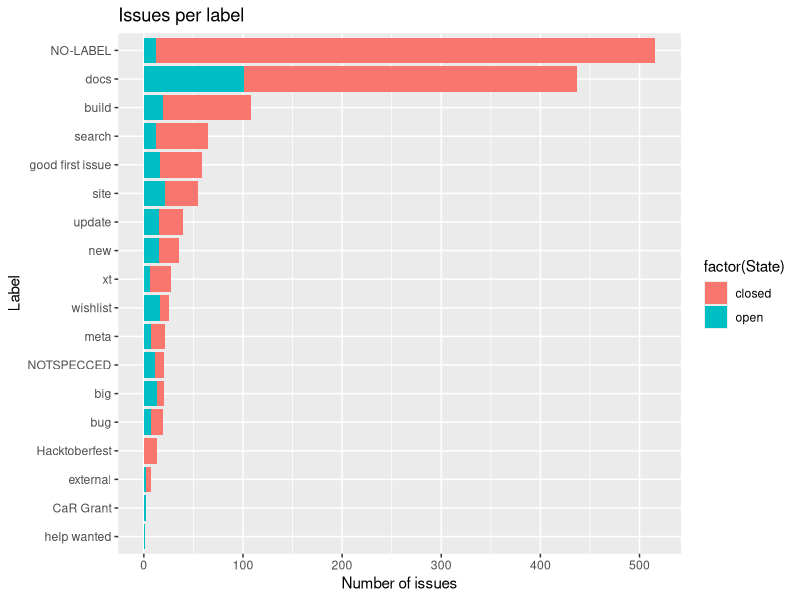
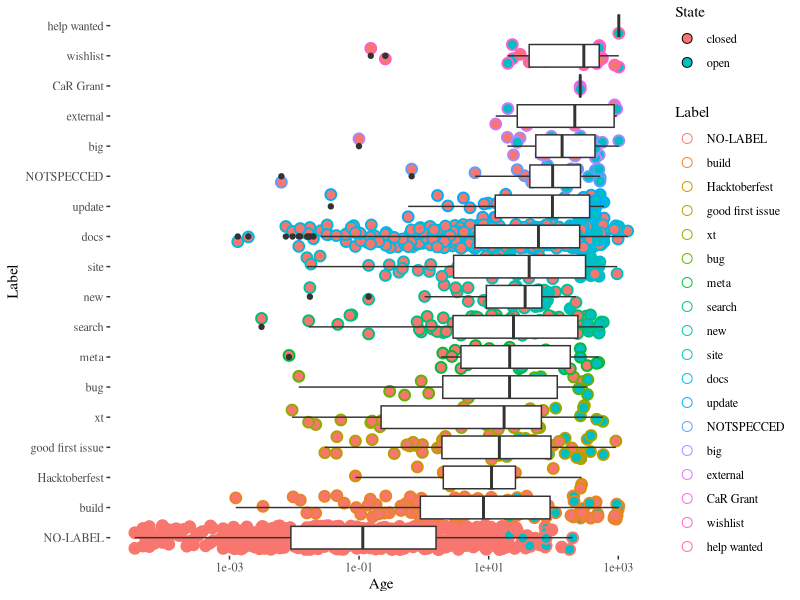
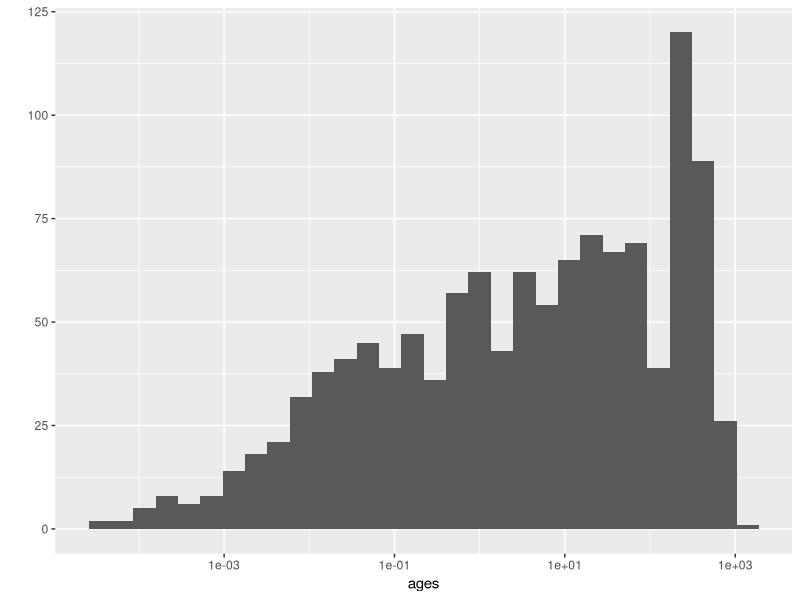

Reproduce these figures in R, in order.
## ---- chunk 1
library(ggplot2)
library(ggthemes)
library(scales)
library(data.table)

data <- read.csv('../data/age-issues-tags.csv')

fac <- with(data, reorder(Label, Age, median, order = TRUE)) # finds median
data$Label <- factor(data$Label,levels=levels(fac)) # Orders factors according to median
data$Age <- data$Age/86400

data.table <- table(data.frame(state=data$State,label=data$Label))
issues.label.tag <- as.data.frame.matrix(data.table)

data.counts <- data.frame(Label=data$Label,State=data$State)
fac <- with(data.counts, reorder(Label, State, length, order = TRUE)) # finds median
data.counts$Label <- factor(data.counts$Label,levels=rev(levels(fac))) # Orders factors according to length

## ---- chunk 2
fac <- with(data.counts, reorder(Label, State, length, order = TRUE)) # finds median
data.counts$Label <- factor(data.counts$Label,levels=levels(fac)) # Orders factors according to length
ggplot(data.counts,aes(x=Label,fill=factor(State),y=(..count..)))+  geom_bar() + ylab('Number of issues') +ggtitle("Issues per label")+coord_flip()
## ---- chunk 3
ggplot(data,aes(Label,Age))+geom_point(data=data,aes(x=Label, y=Age,fill=State,color=Label,stroke=1),shape=21,position='jitter',size=3)+geom_boxplot()+ scale_y_log10()+theme_tufte()+coord_flip()
## ---- chunk 4
library(knitr)
library(plyr)
kable(ddply(data, .(Label), summarize, "mean" = mean(Age), "median" = median(Age)))
## ---- chunk 5
ages <- unique(data$Age)
qplot(ages,geom="histogram")+scale_x_log10()
